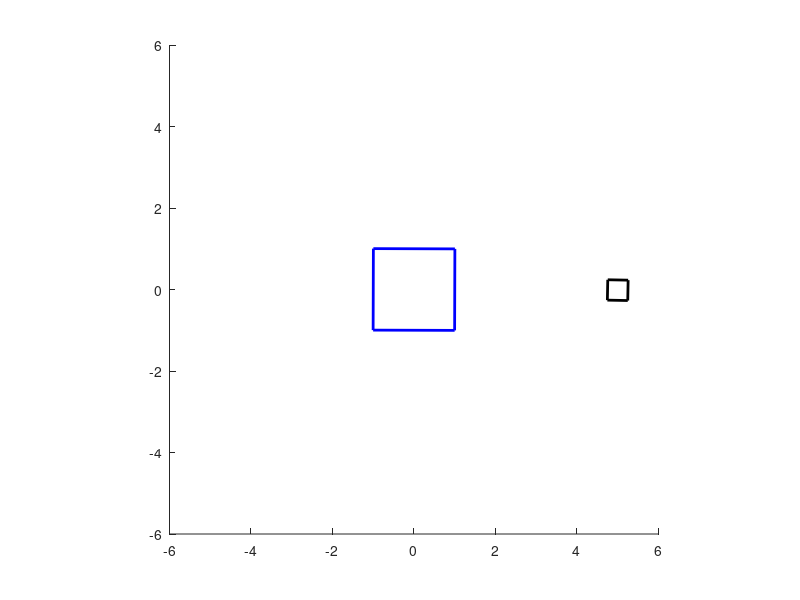

Reproduce this figure in MATLAB.
close all;
clear all;

% 2D polygon for Earth: square of 2 by 2 units, in homogeneous coordinates.
earth = [-1 1 1 -1 -1; -1 -1 1 1 -1; 1 1 1 1 1];

% Another 2D polygon for the Moon, made by scaling the earth to 1/4 size
S = [0.25 0 0; 0 0.25 0; 0 0 1];
moon = S * earth;

% Set up axes for plotting our animation.
figure;
hold on;
axis equal;
axis([-6 6 -6 6]);


for a = 0:0.01:2 * pi

	% Moon will spin 5 times as fast as the Earth.
	a_moon = 5 * a;

	% Rotation matrix for Earth.
	R_earth = [cos(a) -sin(a) 0; sin(a) cos(a) 0; 0 0 1];

	% Rotation matrix for the Moon.
	R_moon = [cos(a_moon) -sin(a_moon) 0; sin(a_moon) cos(a_moon) 0; 0 0 1];

	% Translation matrix to move the Moon away from Earth
    % (it orbits at a distance of 5 units).
	T_moon = [1 0 5; 0 1 0; 0 0 1];

	% Rotate the Earth.
	p_earth = R_earth * earth;

	% Rotate the moon, then move it 5 units away from the origin.
	p_moon = T_moon * R_moon * moon;

	% Place the moon in the Earth's reference frame (which is R).
	p_moon = R_earth * p_moon;

	% Draw the earth in blue and the moon in black.
	cla;
	plot(p_earth(1,:), p_earth(2,:), 'b', 'LineWidth', 2);
	plot(p_moon(1,:),  p_moon(2,:),  'k', 'LineWidth', 2);
	drawnow;

end
